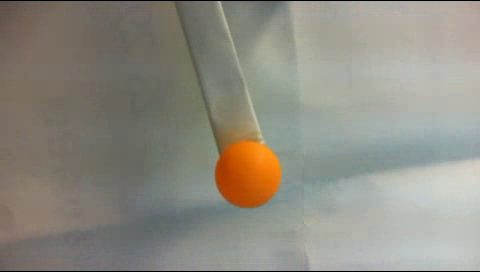
//> input picture frame 107 of pipoball.avi, 480 x 272 px
$ ./Detect_Ball_and_Tracing   (built with g++ and OpenCV 4)
//> lines starting //> are read from the running program, lines starting //| are printed output that depends on the picture; after the words box and inside, x2 and y2 are one past the last pixel; in counts of white or black regions, pixels touching at a corner belong together
#include <opencv2\opencv.hpp>
#include <iostream>

using namespace std;
using namespace cv;

int main() {
	VideoCapture capture;
	capture.open("pipoball.avi");
	CV_Assert(capture.isOpened()); //예외처리

	double frame_rate = capture.get(CAP_PROP_FPS);
	int delay = 1000 / frame_rate;

	int width = capture.get(CAP_PROP_FRAME_WIDTH);
	int height = capture.get(CAP_PROP_FRAME_HEIGHT);

	int nFrameCount = 0;
	Size sz(width, height);
	Mat frame;

	Point2i bcenter[30] = {};
	int i = 0;

	while (capture.read(frame)) {
//> frame is the input picture: 272 rows x 480 cols, CV_8UC3; mean B, G, R 129.7, 139.8, 142.5
		printf("nFrameCount=%d\n", nFrameCount);

		Point2i pt, sum(0, 0);
		int count = 0;
		Mat dst(sz, CV_8UC3, Scalar(255, 255, 255));

		for (pt.y = 0; pt.y < frame.rows; pt.y++) {
			for (pt.x = 0; pt.x < frame.cols ; pt.x++) {
				Vec3b val = frame.at<Vec3b>(pt.y, pt.x);
				float lum = 0.11*(float)val[0] + 0.59*(float)val[1] + 0.3*(float)val[2];

				if (val[2]>0.5*lum&&val[2]>1.5*val[0]&&val[2]>1.5+val[1]&&lum>50.) { //주황색
					count++; //주황색을 나타내는 픽셀 수 세기
					sum += pt; //다 더하기
				}
			}
		}
//> after the loop, count = 4350; sum = Point(1068343, 729774)

		Point2i center(sum.x / count, sum.y / count); //원의 중점
//> center = Point(245, 167)

		int radius = sqrt((float)count / 3.14); //원 반지름 구하기
//> radius = 37

		rectangle(dst, Point(center.x - radius, center.y - radius), Point(center.x + radius, center.y + radius)
			, Scalar(0, 0, 0),2);
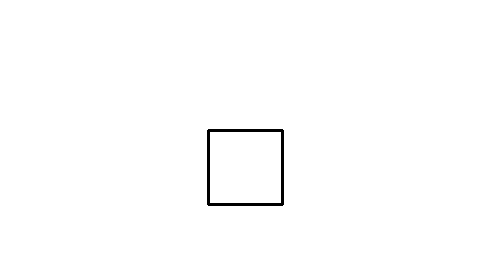
//> dst: 272 rows x 480 cols, CV_8UC3; 99.3% white; 1 black region, box (x1, y1, x2, y2) and area: (207, 129, 284, 206) 884

		circle(dst, center, radius, Scalar(0, 255, 255), -1); //원 그림
		circle(dst, center, radius, Scalar(0, 0, 255), 2);
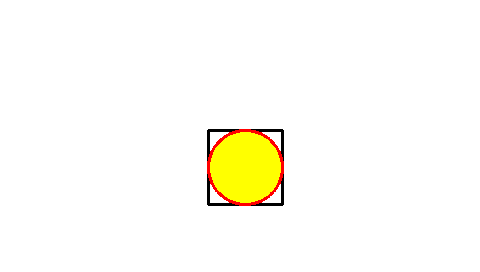
//> dst: 272 rows x 480 cols, CV_8UC3; mean B, G, R 244.7, 252.4, 253.7
		putText(dst, "A", center, FONT_HERSHEY_SIMPLEX, 0.5, Scalar(0, 0, 0)); //글씨
//> dst: 272 rows x 480 cols, CV_8UC3; 25 pixels changed, all inside (x1, y1, x2, y2) = (246, 157, 255, 168)

		if (nFrameCount%30 == 0) {
			for (int k = 0; k < 30; k++) {
				bcenter[k].x = NULL;
				bcenter[k].y = NULL;
			}
			i = 0;
		}
		bcenter[i++] = center; //중심좌표 30개 저장
//> bcenter = 30 Points (x, y), first 12: [245, 167], [0, 0], [0, 0], [0, 0], [0, 0], [0, 0], [0, 0], [0, 0], [0, 0], [0, 0], [0, 0], [0, 0]; i = 1
		for (int j = 1; j<i; j++) {
				line(dst, bcenter[j - 1], bcenter[j], Scalar(0, 255, 0)); //선 그림
		}
//> this loop made 0 passes

		imshow("frame", frame);
		imshow("dst", dst);

		char chKey = waitKey(5);
//> the Esc key is pressed
		if (chKey == 27) break;

		nFrameCount++;
	}
//> after the loop, i = 1
}

$ run again, starting later in the video
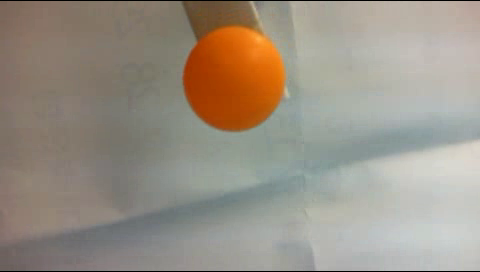
//> input picture frame 482 of pipoball.avi, 480 x 272 px
//> frame is the input picture: 272 rows x 480 cols, CV_8UC3; mean B, G, R 132.9, 145.3, 153.9
//> the loop `for (pt.y = 0; pt.y < frame.rows; pt.y++)` made 272 passes
//> (count, sum) on passes 1 to 3: (0, Point(0, 0)), (62, Point(13237, 62)), (123, Point(26291, 184))
//> after the loop `for (pt.y = 0; pt.y < frame.rows; pt.y++)`: count = 10627; sum = Point(2455566, 708525)
//> center = Point(231, 66)
//> radius = 58
//> `rectangle(dst, Point(center.x - radius, center.y - radius), Point(cent..`:
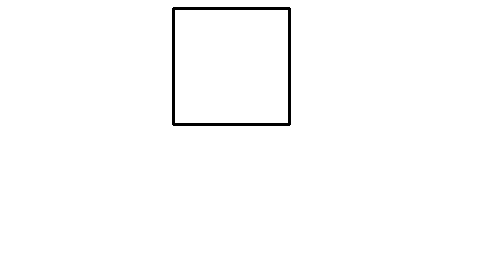
//> dst: 272 rows x 480 cols, CV_8UC3; 98.9% white; 1 black region, box (x1, y1, x2, y2) and area: (172, 7, 291, 126) 1388
//> `circle(dst, center, radius, Scalar(0, 0, 255), 2);`:
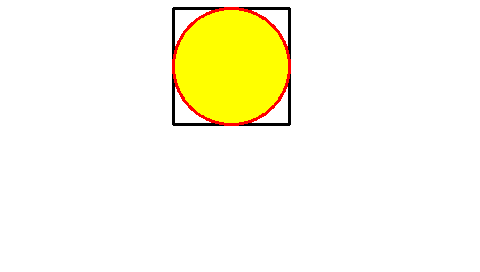
//> dst: 272 rows x 480 cols, CV_8UC3; mean B, G, R 231.2, 250.7, 252.9
//> `bcenter[i++] = center;`: bcenter = 30 Points (x, y), first 12: [231, 66], [0, 0], [0, 0], [0, 0], [0, 0], [0, 0], [0, 0], [0, 0], [0, 0], [0, 0], [0, 0], [0, 0]; i = 1

$ run again, starting later in the video
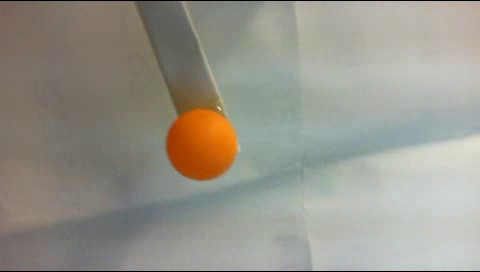
//> input picture frame 858 of pipoball.avi, 480 x 272 px
//> frame is the input picture: 272 rows x 480 cols, CV_8UC3; mean B, G, R 138.8, 148.8, 151.2
//> after the loop `for (pt.y = 0; pt.y < frame.rows; pt.y++)`: count = 5169; sum = Point(1032187, 699696)
//> center = Point(199, 135)
//> radius = 40
//> `rectangle(dst, Point(center.x - radius, center.y - radius), Point(cent..`:
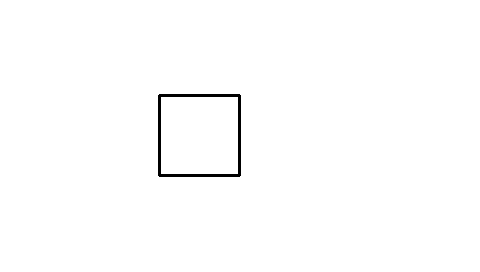
//> dst: 272 rows x 480 cols, CV_8UC3; 99.3% white; 1 black region, box (x1, y1, x2, y2) and area: (158, 94, 241, 177) 956
//> `circle(dst, center, radius, Scalar(0, 0, 255), 2);`:
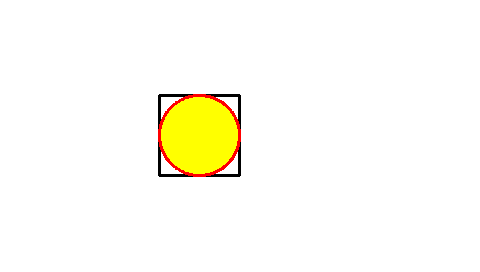
//> dst: 272 rows x 480 cols, CV_8UC3; mean B, G, R 243.1, 252.1, 253.6
//> `bcenter[i++] = center;`: bcenter = 30 Points (x, y), first 12: [199, 135], [0, 0], [0, 0], [0, 0], [0, 0], [0, 0], [0, 0], [0, 0], [0, 0], [0, 0], [0, 0], [0, 0]; i = 1
